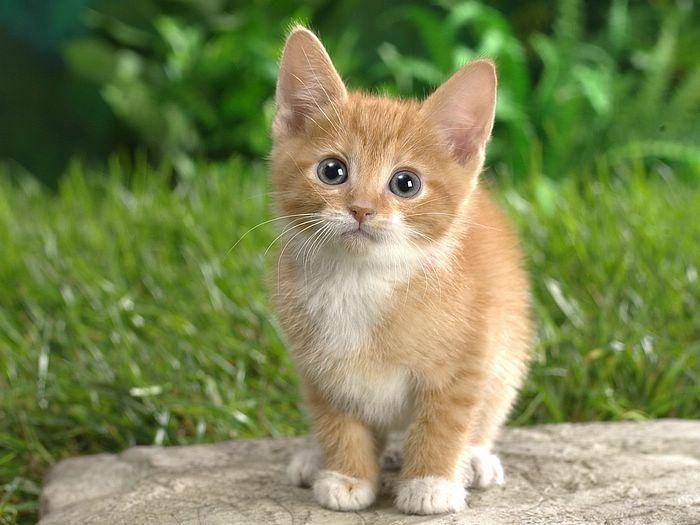
#> input picture Termin 3/Aufgabenblatt 3.2/cat.png, 700 x 525 px
$ python 'Aufgabe 1.py'
#> lines starting #> are read from the running program, lines starting #| are printed output that depends on the picture; long printed decimals are rounded
"""
Aufgabe 3.2.1
"""

import numpy as np
from skimage.io import imread, imsave

img = imread("./cat.png")
#> img is the input picture: shape (525, 700, 3); mean R, G, B 123.1, 134.1, 82.6

rotKanal = img[:,:,0]
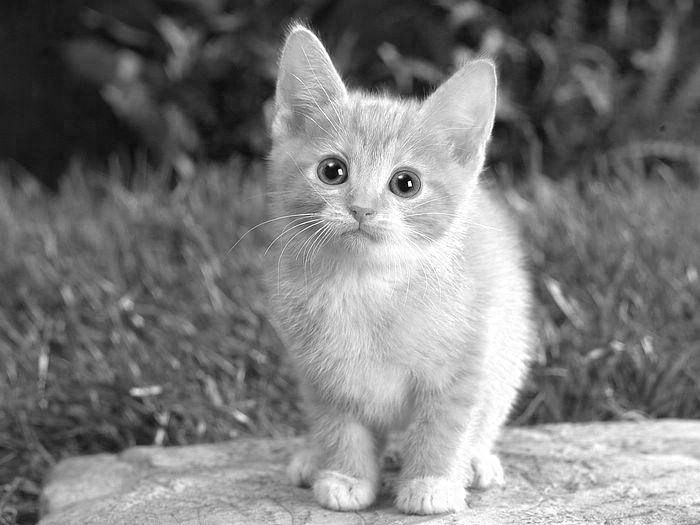
#> rotKanal: shape (525, 700); min 0, max 255, mean 123.1
gruenKanal = img[:,:,1]
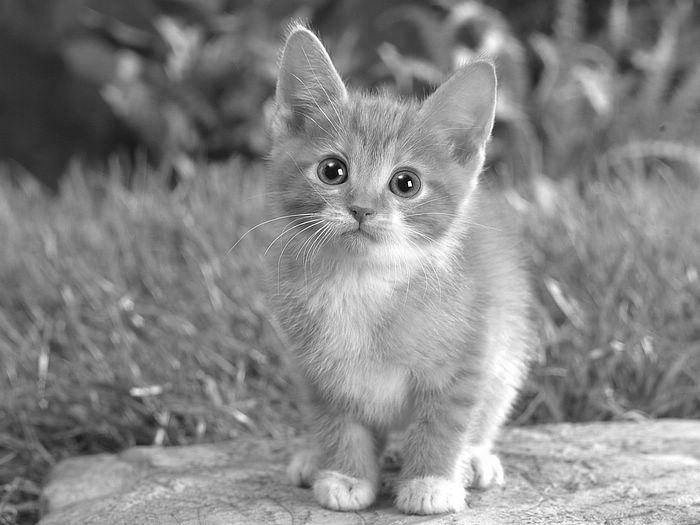
#> gruenKanal: shape (525, 700); min 0, max 255, mean 134.1
blauKanal = img[:,:,2]
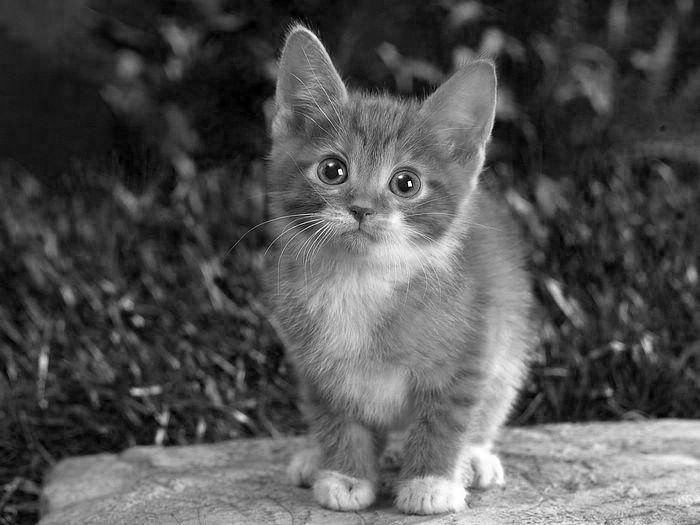
#> blauKanal: shape (525, 700); min 0, max 255, mean 82.6

#1.2
grau = (rotKanal/3 + gruenKanal/3 + blauKanal/3)
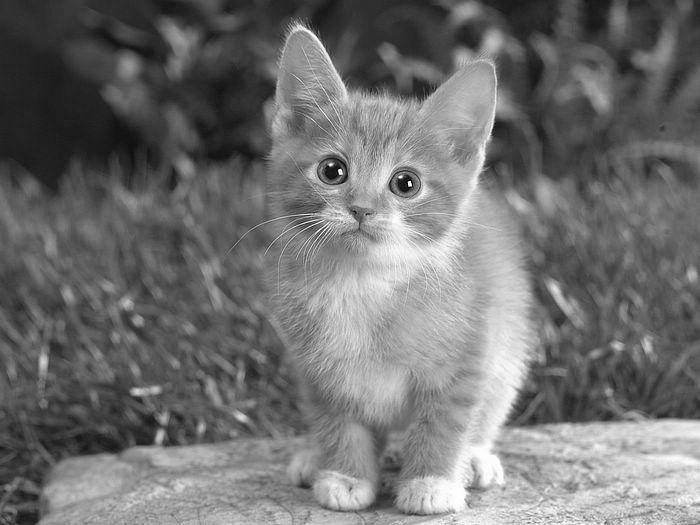
#> grau: shape (525, 700) float64; min 0, max 255, mean 113.3

imsave("./catGrau.png",grau)

#1.3
imsave("./catRot.png",rotKanal)
imsave("./catGruen.png", gruenKanal)
imsave("./catBlau.png", blauKanal)

#1.4
imsave("./catFalsch.png", np.dstack((gruenKanal, blauKanal, rotKanal)))
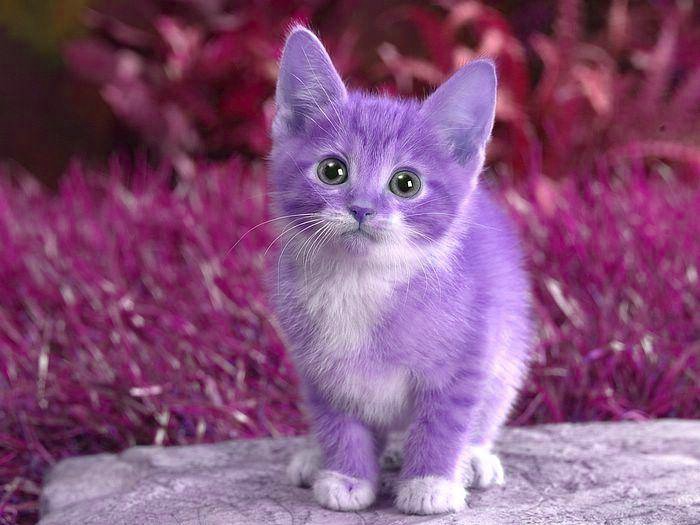
#> saved as catFalsch.png: shape (525, 700, 3); mean R, G, B 134.1, 82.6, 123.1

#1.5
imsave("./catInverse.png",255 - img)
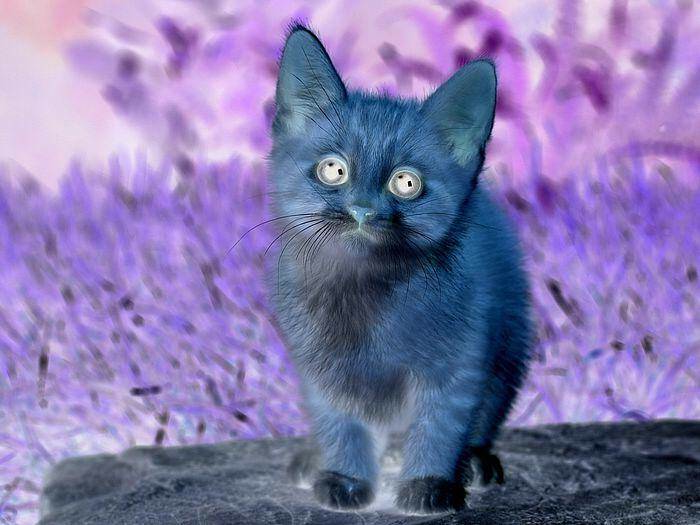
#> saved as catInverse.png: shape (525, 700, 3); mean R, G, B 131.9, 120.9, 172.4

#1.6
print("Mittelwert: ", np.mean(img, axis = (0,1)))
#| Mittelwert:  [123.135 134.075  82.582]
print("Standardabweichung: ", np.std(img, axis =(0,1)))
#| Standardabweichung:  [64.286  45.195 56.357 ]
